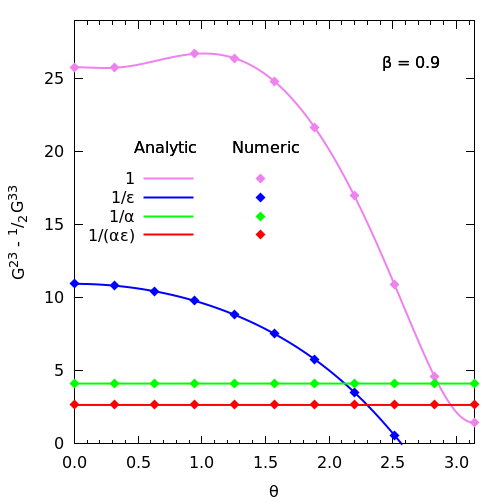

Write gnuplot code to recreate this figure.
#
 
set terminal pngcairo enhanced size 7in, 7in 
set output 'bubble-theta23.png'

set multiplot

set ylabel "G^{23} - ^1/@_2  G^{33}"
set xlabel "{/Symbol q}"
#set format y "10^{%T}"

set style line 1 lt 1 lw 2 pt 13 ps 1.2 lc rgb "red" 
set style line 2 lt 1 lw 2 pt 13 ps 1.2 lc rgb "green" 
set style line 3 lt 1 lw 2 pt 13 ps 1.2 lc rgb "blue" 
set style line 4 lt 1 lw 2 pt 13 ps 1.2 lc rgb "violet" 

set xrange [0:3.14159]
set yrange [0:29]

#set logscale y

#-----------------------------------------------------------------------------
set origin 0,0
set key                            at graph 0.32,0.65
set label "Analytic       Numeric" at graph 0.15, 0.7 left 
#set label "{/Symbol q} = {/Symbol p}/4" at graph 0.75, 0.84 left 
set label "{/Symbol b} = 0.9" at graph 0.77, 0.90 left 
set format x "%.1f"
set xtics 0.5
set mxtics 5
plot   \
  'math23theta.dat' u 1:5 w l ls 4 t '1',\
  'math23theta.dat' u 1:4 w l ls 3 t '1/{/Symbol e}',\
  'math23theta.dat' u 1:3 w l ls 2 t '1/{/Symbol a}',\
  'math23theta.dat' u 1:2 w l ls 1 t '1/{/Symbol (ae)}'

#-----------------------------------------------------------------------------
set origin 0,0
set xlabel " "
set ylabel " "
#set xtics -1,10, 100
#set ytics -1,200,1000
set format y "\   "
set format x "\ "
unset border
set key at graph 0.55,0.65

plot \
  'sfcalcres/theta2300.dat' u 1:2 w p ls 4 t ' ',\
  'sfcalcres/theta2301.dat' u 1:2 w p ls 3 t ' ',\
  'sfcalcres/theta2310.dat' u 1:2 w p ls 2 t ' ',\
  'sfcalcres/theta2311.dat' u 1:2 w p ls 1 t ' '
